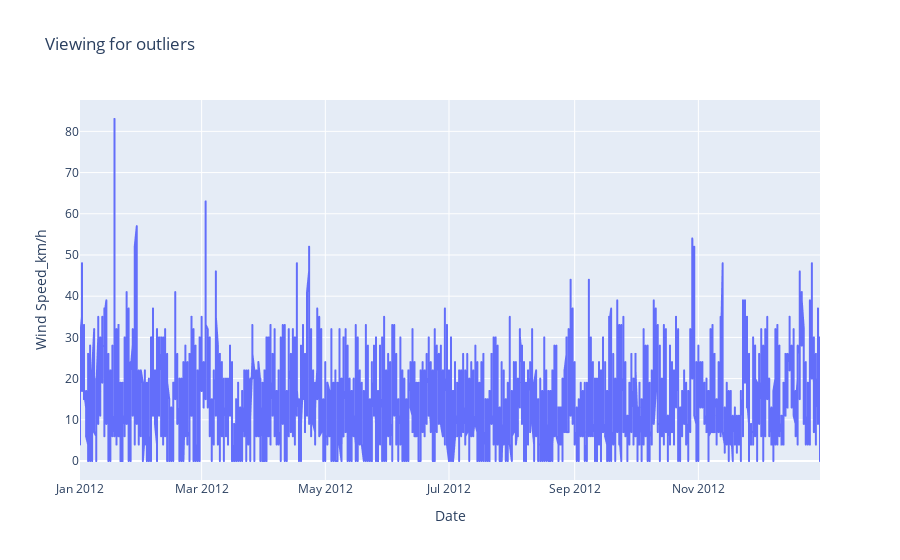

The notebook cell saved with this chart:
### Markdown cell above
There are many ways that one can determine th eoutliers in a dataset. this may include
1. Performing summary statistics
2. Visualizing the data
3. using the z score
4. Inter-quartile Range metod

For today we shall only look into the the first three.

### Code cell
px.line(data_frame = data, x = "Date", y="Wind Speed_km/h", title = "Viewing for outliers")

### Figure 1 — Plotly figure (JSON) as saved in the notebook; plotly's stock layout.template omitted (floating-point values rounded to 4 significant figures; data arrays with more than 128 entries replaced by an {"elided": "..."} marker saying what was removed)
{"data": [{"hovertemplate": "Date=%{x}<br>Wind Speed_km/h=%{y}<extra></extra>", "legendgroup": "", "line": {"color": "#636efa", "dash": "solid"}, "marker": {"symbol": "circle"}, "mode": "lines", "name": "", "showlegend": false, "type": "scattergl", "x": {"elided": "8784 str values"}, "xaxis": "x", "y": {"elided": "8784 int values"}, "yaxis": "y"}], "layout": {"legend": {"tracegroupgap": 0}, "title": {"text": "Viewing for outliers"}, "xaxis": {"anchor": "y", "domain": [0, 1], "title": {"text": "Date"}}, "yaxis": {"anchor": "x", "domain": [0, 1], "title": {"text": "Wind Speed_km/h"}}}}
